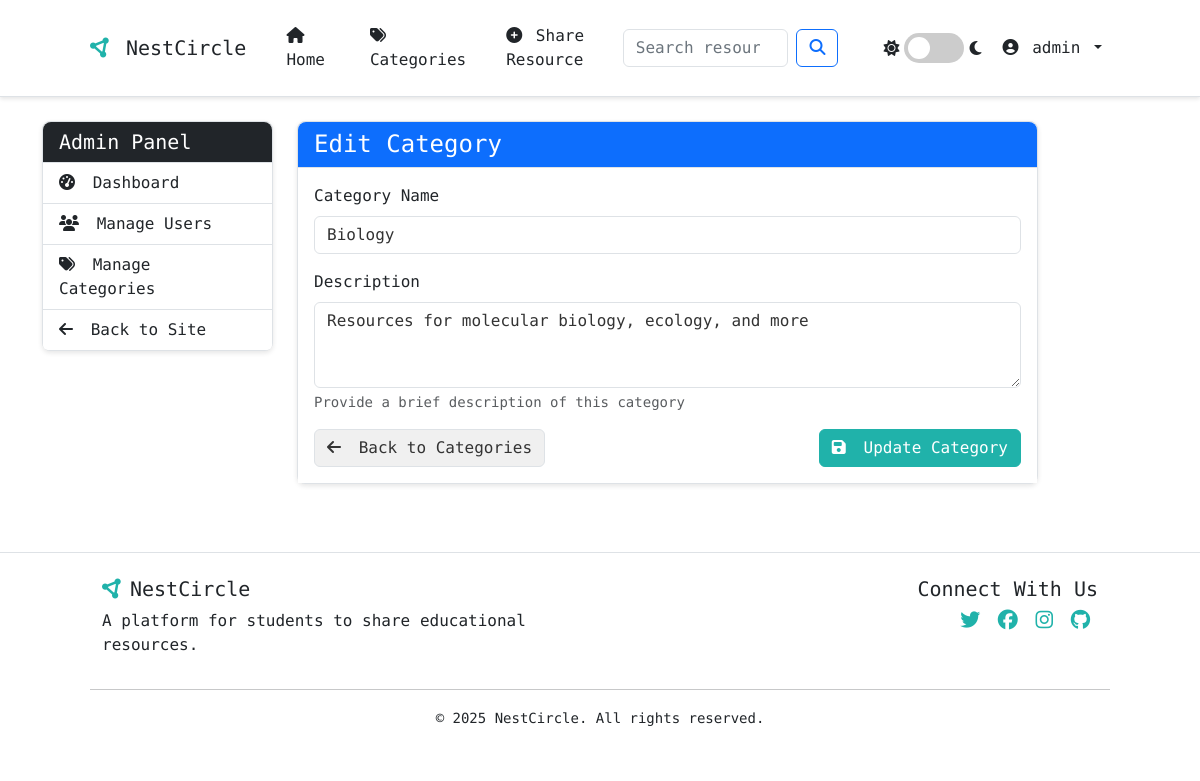
Page /admin/categories/5/edit (signed in) on the committed database.
### app.py (models this page shows, shortened)
class User(db.Model, UserMixin):
    id = db.Column(db.Integer, primary_key=True)
    username = db.Column(db.String(20), unique=True, nullable=False)
    email = db.Column(db.String(120), unique=True, nullable=False)
    password = db.Column(db.String(60), nullable=False)
    role = db.Column(db.String(20), nullable=False, default='user')  # 'user', 'moderator', 'admin'
    email_verified = db.Column(db.Boolean, default=False)
    notification_preferences = db.Column(db.Text, default='{"new_resources": true, "comments_on_resources": true, "ratings_on_resources": false}')
    resources = db.relationship('Resource', backref='author', lazy=True)
    ratings = db.relationship('Rating', backref='user', lazy=True)
    comments = db.relationship('Comment', backref='author', lazy=True)
    bookmarks = db.relationship('Bookmark', backref='user', lazy=True)
    def has_role(self, role):
        if role == 'user':
            return True
        elif role == 'moderator':
            return self.role in ['moderator', 'admin']
        elif role == 'admin':
            return self.role == 'admin'
        return False

class Category(db.Model):
    id = db.Column(db.Integer, primary_key=True)
    name = db.Column(db.String(50), unique=True, nullable=False)
    description = db.Column(db.String(150), nullable=True)
    resources = db.relationship('Resource', secondary=resource_categories,
                              backref=db.backref('categories', lazy='dynamic'))

### app.py (the view, shortened to what this page needs)
@app.route('/admin/categories/<int:category_id>/edit', methods=['GET', 'POST'])
@login_required
@role_required('moderator')
def edit_category(category_id):
    category = Category.query.get_or_404(category_id)
    return render_template('admin/edit_category.html', category=category)

### app.py (called while the page is built)
@login_manager.user_loader
def load_user(user_id):
    return User.query.get(int(user_id))

def role_required(role):
    def decorator(f):
        @wraps(f)
        def decorated_function(*args, **kwargs):
            if not current_user.is_authenticated or not current_user.has_role(role):
                flash('You do not have permission to access this page.', 'danger')
                return redirect(url_for('home'))
            return f(*args, **kwargs)
        return decorated_function
    return decorator

@app.context_processor
def inject_now():
    return {'now': datetime.utcnow()}

@app.context_processor
def inject_user_roles():
    return {'is_admin': current_user.is_authenticated and current_user.has_role('admin'),
            'is_moderator': current_user.is_authenticated and current_user.has_role('moderator')}

### templates/admin/edit_category.html
{% extends "admin/base.html" %}
{% block admin_content %}
<div class="card">
    <div class="card-header bg-primary text-white">
        <h4 class="mb-0">Edit Category</h4>
    </div>
    <div class="card-body">
        <form method="POST" action="">
            <div class="mb-3">
                <label for="name" class="form-label">Category Name</label>
                <input type="text" class="form-control" id="name" name="name" value="{{ category.name }}" required>
            </div>
            <div class="mb-3">
                <label for="description" class="form-label">Description</label>
                <textarea class="form-control" id="description" name="description" rows="3">{{ category.description }}</textarea>
                <div class="form-text">Provide a brief description of this category</div>
            </div>
            <div class="d-flex justify-content-between">
                <a href="{{ url_for('admin_manage_categories') }}" class="btn btn-outline-secondary">
                    <i class="fas fa-arrow-left me-2"></i> Back to Categories
                </a>
                <button type="submit" class="btn btn-primary">
                    <i class="fas fa-save me-2"></i> Update Category
                </button>
            </div>
        </form>
    </div>
</div>
{% endblock %}

### templates/base.html (shortened to what this page needs)
<!DOCTYPE html>
<html lang="en">
<head>
    <link href="https://cdn.jsdelivr.net/npm/bootstrap@5.3.2/dist/css/bootstrap.min.css" rel="stylesheet">
    <link rel="stylesheet" href="https://cdnjs.cloudflare.com/ajax/libs/font-awesome/6.4.2/css/all.min.css">
    <link rel="stylesheet" href="{{ url_for('static', filename='css/style.css') }}">
</head>
<body>
    <nav class="navbar navbar-expand-lg">
        <div class="container">
            <a class="navbar-brand" href="{{ url_for('home') }}">
                <i class="fas fa-circle-nodes me-2" style="color: var(--primary-color);"></i>NestCircle
            </a>
            <div class="collapse navbar-collapse" id="navbarNav">
                <ul class="navbar-nav me-auto">
                    <li class="nav-item">
                        <a class="nav-link" href="{{ url_for('home') }}">
                            <i class="fas fa-home me-1"></i> Home
                        </a>
                    </li>
                    <li class="nav-item">
                        <a class="nav-link" href="{{ url_for('categories') }}">
                            <i class="fas fa-tags me-1"></i> Categories
                        </a>
                    </li>
                    {% if current_user.is_authenticated %}
                    <li class="nav-item">
                        <a class="nav-link" href="{{ url_for('new_resource') }}">
                            <i class="fas fa-plus-circle me-1"></i> Share Resource
                        </a>
                    </li>
                    {% endif %}
                </ul>
                <form class="d-flex me-3" action="{{ url_for('search') }}" method="GET">
                    <input class="form-control me-2" type="search" name="query" placeholder="Search resources...">
                    <button class="btn btn-outline-primary" type="submit"><i class="fas fa-search"></i></button>
                </form>
                <div class="theme-switch-container me-2">
                    <i class="fas fa-sun"></i>
                    <label class="theme-switch">
                        <span class="slider"></span>
                    </label>
                    <i class="fas fa-moon"></i>
                </div>
                <ul class="navbar-nav">
                    {% if current_user.is_authenticated %}
                    <li class="nav-item dropdown">
                        <a class="nav-link dropdown-toggle" href="#" id="navbarDropdown" role="button" data-bs-toggle="dropdown">
                            <i class="fas fa-user-circle me-1"></i> {{ current_user.username }}
                        </a>
                    </li>
                    {% endif %}
                </ul>
            </div>
        </div>
    </nav>
    <main class="container mt-4">
        {% block content %}{% endblock %}
    </main>
    <footer class="py-4 mt-5">
        <div class="container">
            <div class="row">
                <div class="col-md-6">
                    <h5><i class="fas fa-circle-nodes me-2" style="color: var(--primary-color);"></i>NestCircle</h5>
                    <p>A platform for students to share educational resources.</p>
                </div>
                <div class="col-md-6 text-md-end">
                    <h5>Connect With Us</h5>
                    <div class="social-links">
                        <a href="#"><i class="fab fa-twitter fa-lg"></i></a>
                        <a href="#"><i class="fab fa-facebook fa-lg"></i></a>
                        <a href="#"><i class="fab fa-instagram fa-lg"></i></a>
                        <a href="#"><i class="fab fa-github fa-lg"></i></a>
                    </div>
                </div>
            </div>
            <hr>
            <div class="text-center">
                <small>&copy; 2025 NestCircle. All rights reserved.</small>
            </div>
        </div>
    </footer>
</body>
</html>

### static/css/style.css (style rules this page uses)
:root { --primary-color: #20B2AA; --secondary-color: #17807a; --background-color: #ffffff; --card-bg-color: #ffffff; --text-color: #212529; --text-muted: #6c757d; --border-color: #dee2e6; --header-bg: #f8f9fa; --card-shadow: 0 2px 5px rgba(0, 0, 0, 0.1); --hover-shadow: 0 5px 15px rgba(0, 0, 0, 0.1); --alert-bg: #f8f9fa; --category-bg: #f0f0f0; --category-text: #333333; --list-group-bg: #ffffff; --list-group-hover: #f8f9fa; --input-text: #333333; --input-placeholder: #6c757d; --code-bg: #f1f1f1; --code-color: #e83e8c; }
body { font-family: 'Martian Mono', monospace; background-color: var(--background-color); color: var(--text-color); transition: background-color 0.3s ease, color 0.3s ease; }
.container, .container-fluid { background-color: var(--background-color); color: var(--text-color); width: 100%; max-width: 100%; padding: 0 2rem; margin: 0; }
@media (min-width: 1200px) { .container, .container-lg, .container-xl { max-width: 90% !important; } }
.navbar .container, .navbar .container-fluid { max-width: 90% !important; width: 90% !important; margin: 0 auto; }
footer .container, footer .container-fluid { max-width: 90% !important; width: 90% !important; margin: 0 auto; }
.theme-switch { position: relative; display: inline-block; width: 60px; height: 30px; }
.slider { position: absolute; cursor: pointer; top: 0; left: 0; right: 0; bottom: 0; background-color: #ccc; transition: .4s; border-radius: 30px; }
.slider:before { position: absolute; content: ""; height: 22px; width: 22px; left: 4px; bottom: 4px; background-color: white; transition: .4s; border-radius: 50%; }
.theme-switch-container { display: flex; align-items: center; margin-left: 1.5rem; }
.theme-switch-container i { margin: 0 5px; color: var(--text-color); }
.navbar { box-shadow: 0 2px 4px rgba(0, 0, 0, 0.1); background-color: var(--card-bg-color); border-bottom: 1px solid var(--border-color); width: 100%; padding: 1rem 0; }
.navbar-brand { margin-right: 2rem; display: flex; align-items: center; gap: 0.5rem; }
.navbar-brand, .navbar-nav .nav-link { color: var(--text-color); }
.navbar-nav { display: flex; align-items: center; gap: 1.5rem; }
.navbar-nav .nav-link { padding: 0.5rem 1rem; color: var(--text-color); transition: color 0.3s ease; }
.nav-item { display: flex; align-items: center; }
.card { border-radius: 0.5rem; box-shadow: var(--card-shadow); transition: transform 0.3s ease, box-shadow 0.3s ease; background-color: var(--card-bg-color); border: 1px solid var(--border-color); color: var(--text-color); width: 100%; margin-bottom: 20px; }
.card-header { border-top-left-radius: 0.5rem !important; border-top-right-radius: 0.5rem !important; background-color: var(--header-bg); border-bottom: 1px solid var(--border-color); }
.card-body { background-color: var(--card-bg-color); color: var(--text-color); }
footer { margin-top: 2rem; background-color: var(--background-color); color: var(--text-color); border-top: 1px solid var(--border-color); width: 100%; padding: 2rem 0; }
footer .row { width: 100%; }
.btn { transition: all 0.3s ease; }
.btn-primary { background-color: var(--primary-color); border-color: var(--primary-color); }
.form-control, .form-select, textarea { background-color: var(--card-bg-color); color: var(--input-text); border-color: var(--border-color); }
textarea, textarea.form-control { background-color: var(--card-bg-color) !important; color: var(--input-text) !important; border-color: var(--border-color); transition: background-color 0.3s ease, color 0.3s ease; }
input, select, button, .btn { transition: background-color 0.3s ease, color 0.3s ease, border-color 0.3s ease; }
::placeholder { color: var(--input-placeholder) !important; opacity: 1; }
.social-links a { margin-right: 0.5rem; transition: transform 0.3s; color: var(--primary-color); }
.btn-outline-secondary, .btn-secondary { background-color: var(--category-bg); color: var(--category-text); border-color: var(--border-color); }
.row { width: 100%; margin-right: 0; margin-left: 0; }
main.container, div.container { padding: 0 30px; }
main { padding: 2rem 0; }

### rows in the picture
User: username "admin"
Category: name "Biology", description "Resources for molecular biology, ecology, and more"
